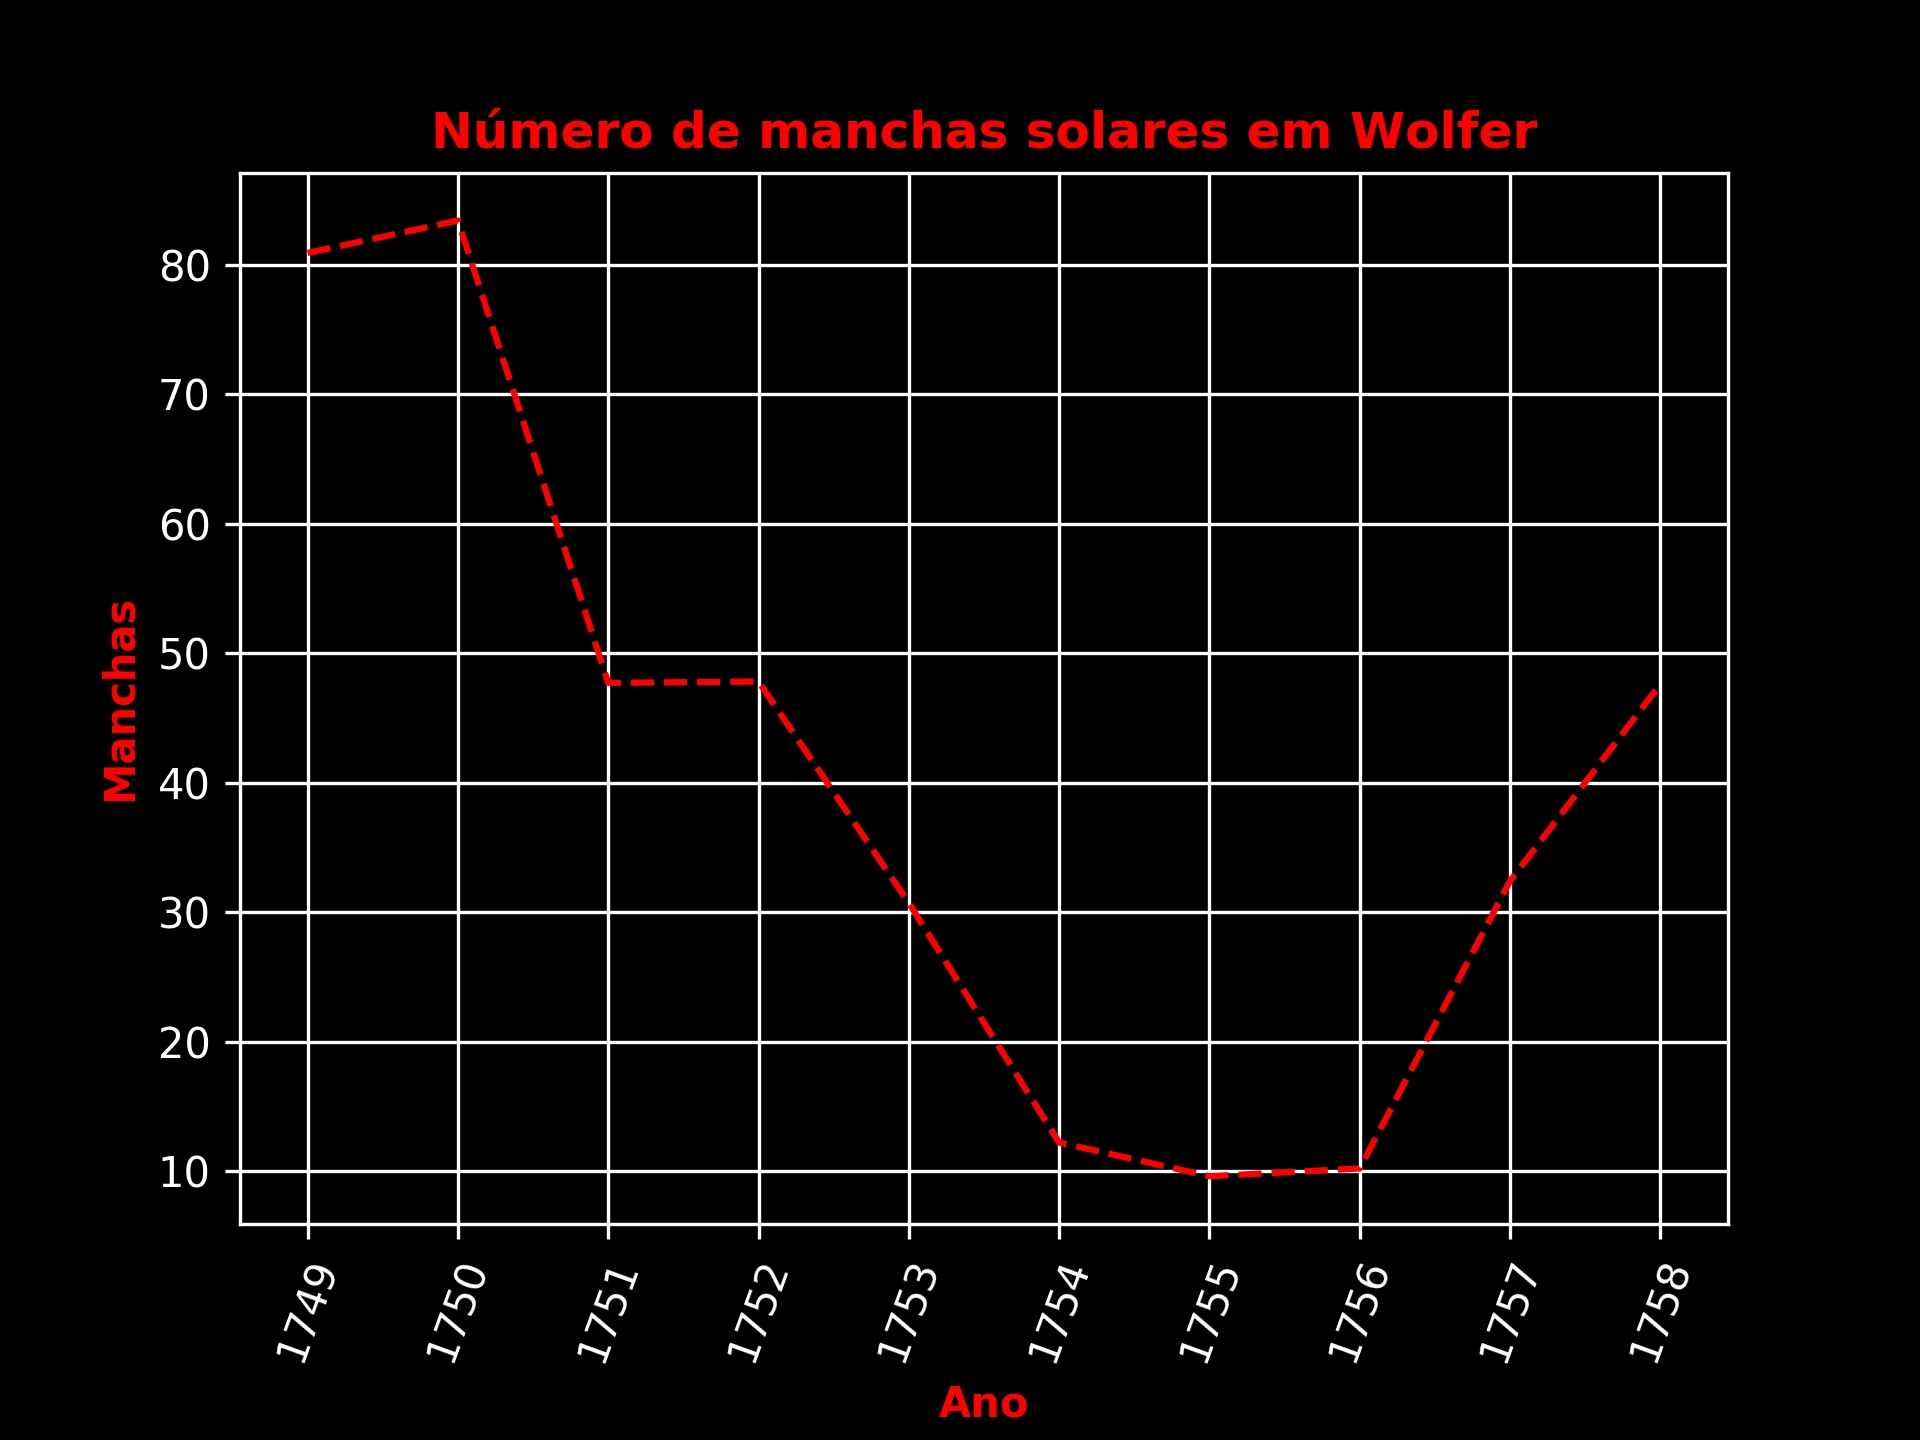

Recreate this plot in Python.
import pandas as pd
import matplotlib.pyplot as plt

manchas = pd.read_csv("a2_MANCHAS.csv")
manchas_head = manchas.head(10)

plt.style.use('dark_background')

plt.plot(manchas_head.Ano, manchas_head.manchas, '--', color='r')
plt.title("Número de manchas solares em Wolfer", color='r', weight=650)
plt.xticks(manchas_head.Ano, manchas_head.Ano, rotation='70')
plt.subplots_adjust(bottom=0.15)
plt.xlabel("Ano", color='r', weight=600)
plt.ylabel("Manchas", color='r', weight=600)
plt.grid(True)
plt.savefig("graph1.jpg", quality=100, optimize=True, dpi=300)